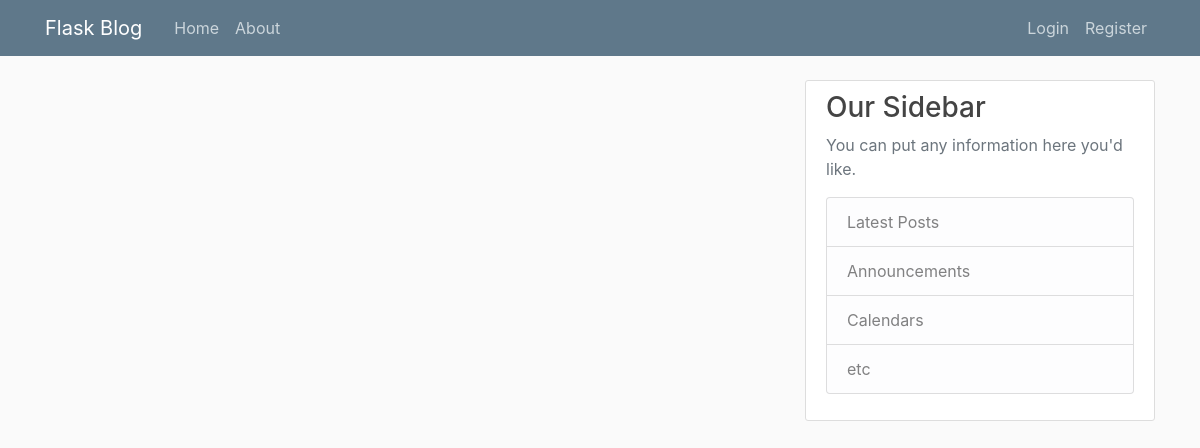
Page /home on the earlier database version.
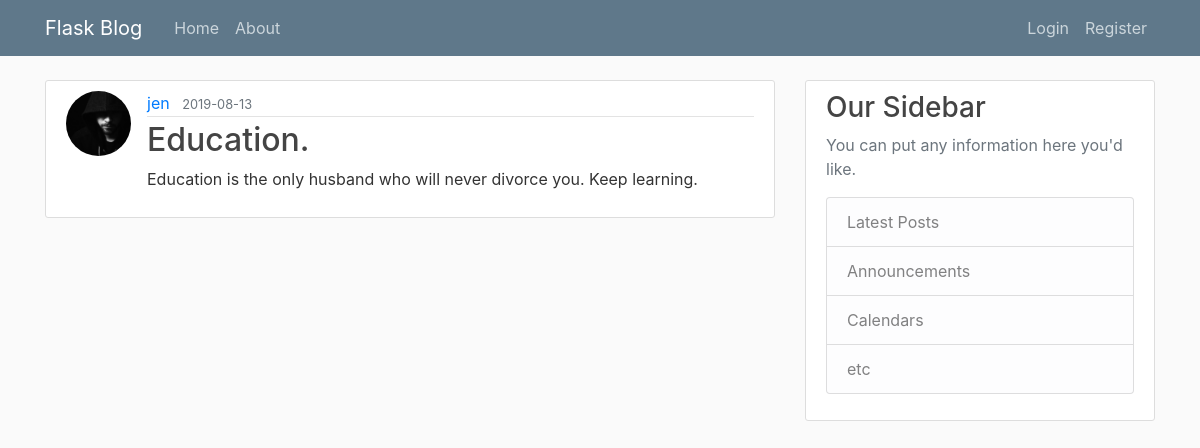
Same page on the later database version.
### flaskblog/models.py (models this page shows, shortened)
class Post(db.Model):
    id = db.Column(db.Integer, primary_key=True)
    title = db.Column(db.String(100), nullable=False)
    date_posted = db.Column(db.DateTime, nullable=False, default=datetime.utcnow)
    content = db.Column(db.Text, nullable=False)
    user_id = db.Column(db.Integer, db.ForeignKey('user.id'), nullable=False)

class User(db.Model, UserMixin):
    id = db.Column(db.Integer, primary_key=True)
    username = db.Column(db.String(20), unique=True, nullable=False)
    email = db.Column(db.String(120), unique=True, nullable=False)
    image_file = db.Column(db.String(20), nullable=False, default='default.jpg')
    password = db.Column(db.String(60), nullable=False)
    posts = db.relationship('Post', backref='author', lazy=True)

### flaskblog/routes.py (the view)
@app.route("/")
@app.route("/home")
def home():
    posts = Post.query.all()
    return render_template('home.html', posts=posts)

### flaskblog/templates/home.html
{% extends "layout.html" %}
{% block content %}
    {% for post in posts %}
        <article class="media content-section">
          <img class="rounded-circle article-img" src="{{ url_for('static', filename='profile_pics/' + post.author.image_file) }}">
          <div class="media-body">
            <div class="article-metadata">
              <a class="mr-2" href="#">{{ post.author.username }}</a>
              <small class="text-muted">{{ post.date_posted.strftime('%Y-%m-%d') }}</small>
            </div>
            <h2><a class="article-title" href="{{ url_for('post', post_id=post.id) }}">{{ post.title }}</a></h2>
            <p class="article-content">{{ post.content }}</p>
          </div>
        </article>
    {% endfor %}
{% endblock content %}

### flaskblog/templates/layout.html (shortened to what this page needs)
<!DOCTYPE html>
<html>
<head>
  <link rel="stylesheet" href="https://maxcdn.bootstrapcdn.com/bootstrap/4.0.0/css/bootstrap.min.css"
>
  <link rel="stylesheet" type="text/css" href="{{ url_for('static', filename='main.css') }}">
</head>
<body>
  <header class="site-header">
    <nav class="navbar navbar-expand-md navbar-dark bg-steel fixed-top">
      <div class="container">
        <a class="navbar-brand mr-4" href="/">Flask Blog</a>
        <div class="collapse navbar-collapse" id="navbarToggle">
          <div class="navbar-nav mr-auto">
            <a class="nav-item nav-link" href="{{ url_for('home') }}">Home</a>
            <a class="nav-item nav-link" href="{{ url_for('about') }}">About</a>
          </div>
          <div class="navbar-nav">
            {% if current_user.is_authenticated %}
            <a class="nav-item nav-link" href="{{ url_for('new_post') }}">New Post</a>
            <a class="nav-item nav-link" href="{{ url_for('account') }}">Account</a>
            <a class="nav-item nav-link" href="{{ url_for('logout') }}">Logout</a>
            {% else %}
            <a class="nav-item nav-link" href="{{ url_for('login') }}">Login</a>
            <a class="nav-item nav-link" href="{{ url_for('register') }}">Register</a>
            {% endif %}
          </div>
        </div>
      </div>
    </nav>
  </header>
  <main role="main" class="container">
    <div class="row">
      <div class="col-md-8">
        {% block content %}{% endblock %}
      </div>
      <div class="col-md-4">
        <div class="content-section">
          <h3>Our Sidebar</h3>
          <p class='text-muted'>You can put any information here you'd like.
            <ul class="list-group">
              <li class="list-group-item list-group-item-light">Latest Posts</li>
              <li class="list-group-item list-group-item-light">Announcements</li>
              <li class="list-group-item list-group-item-light">Calendars</li>
              <li class="list-group-item list-group-item-light">etc</li>
            </ul>
          </p>
        </div>
      </div>
    </div>
  </main>
</body>
</html>

### flaskblog/static/main.css (style rules this page uses)
body { background: #fafafa; color: #333333; margin-top: 5rem; }
h1, h2, h3, h4, h5, h6 { color: #444444; }
.bg-steel { background-color: #5f788a; }
.site-header .navbar-nav .nav-link { color: #cbd5db; }
.content-section { background: #ffffff; padding: 10px 20px; border: 1px solid #dddddd; border-radius: 3px; margin-bottom: 20px; }
.article-title { color: #444444; }
.article-content { white-space: pre-line; }
.article-img { height: 65px; width: 65px; margin-right: 16px; }
.article-metadata { padding-bottom: 1px; margin-bottom: 4px; border-bottom: 1px solid #e3e3e3 }

Differences in the rows shown:
added Post: image_file (placeholder picture), author.username "jen", date_posted "2019-08-13", title "Education.", content "Education is the only husband who will never divorce you. Keep learning."
